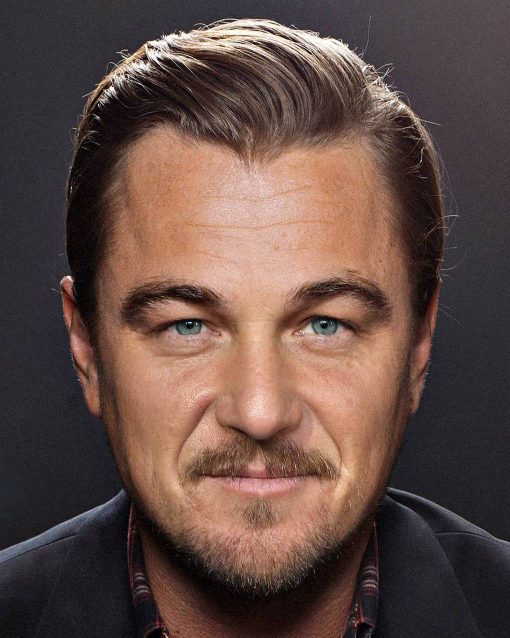
#> input picture images/face.jpg, 1020 x 1275 px (shown at 1/2 size)
$ python Lesson5.py
#> lines starting #> are read from the running program, lines starting #| are printed output that depends on the picture
#Цветовые форматы(HSV, LAB)
import cv2
import numpy as np

img = cv2.imread('images/face.jpg')
#> img is the input picture: shape (1275, 1020, 3); mean B, G, R 69.2, 75.6, 98.2
img = cv2.resize(img, (img.shape[1] // 2, img.shape[0] // 2))
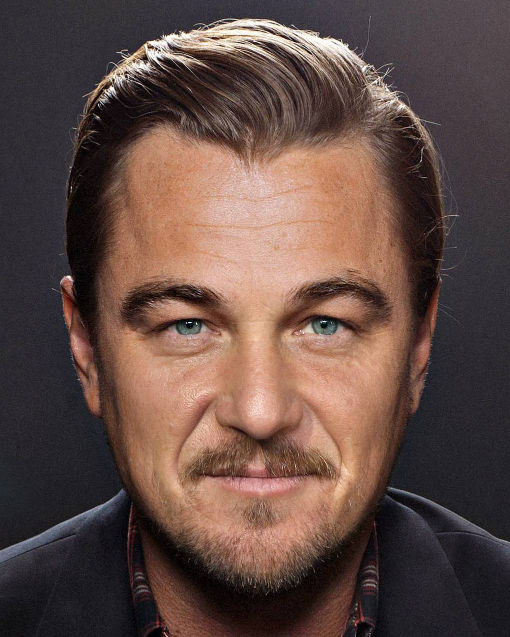
#> img: shape (637, 510, 3); mean B, G, R 69.1, 75.5, 98.1

#img = cv2.cvtColor(img, cv2.COLOR_BGR2HSV)
img = cv2.cvtColor(img, cv2.COLOR_BGR2LAB)
#> img: shape (637, 510, 3); mean of channels 0, 1, 2 84.7, 136.5, 134.9
img = cv2.cvtColor(img, cv2.COLOR_LAB2LBGR)
#> img: shape (637, 510, 3); mean of channels 0, 1, 2 21.6, 28.3, 51.1
img = cv2.cvtColor(img, cv2.COLOR_BGR2RGB)
#> img: shape (637, 510, 3); mean of channels 0, 1, 2 51.1, 28.3, 21.6

r, g, b = cv2.split(img)#Разбивает картинку по слоям
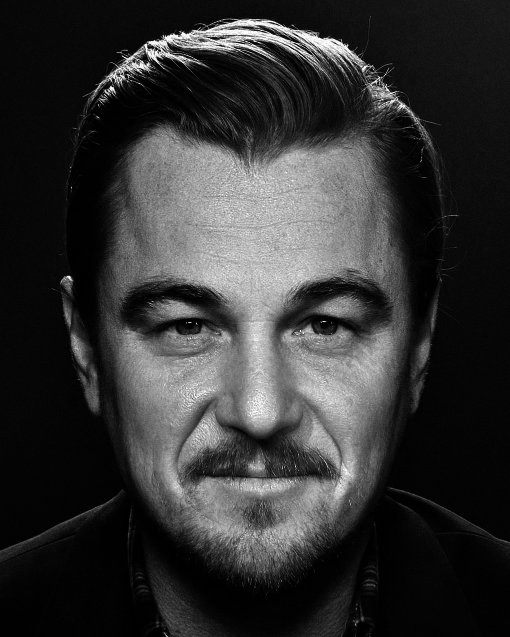
#> r: shape (637, 510); min 0, max 254, mean 51.1
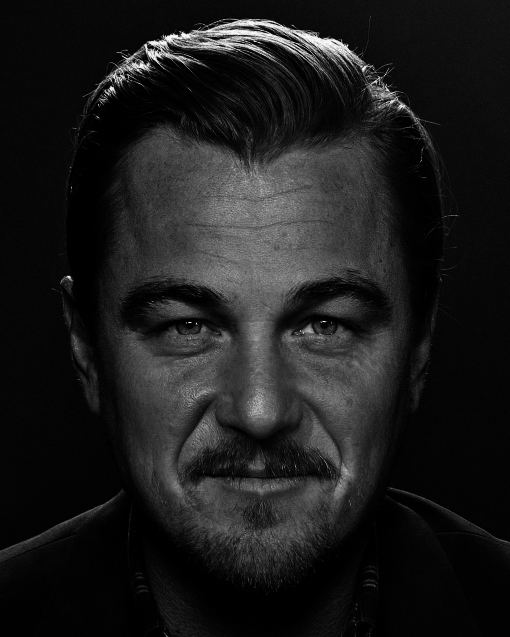
#> g: shape (637, 510); min 0, max 254, mean 28.3
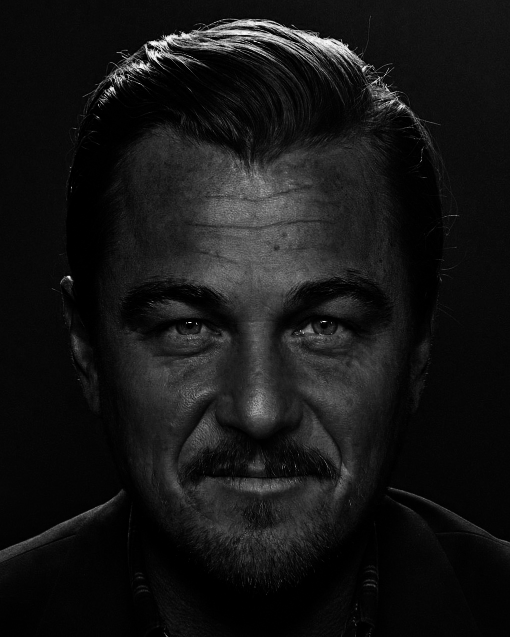
#> b: shape (637, 510); min 0, max 254, mean 21.6

img = cv2.merge([r, g , b])#Соединили слои

cv2.imshow('res', img)
cv2.waitKey(0)

$ run again, with images/cars2.jpg copied over images/face.jpg
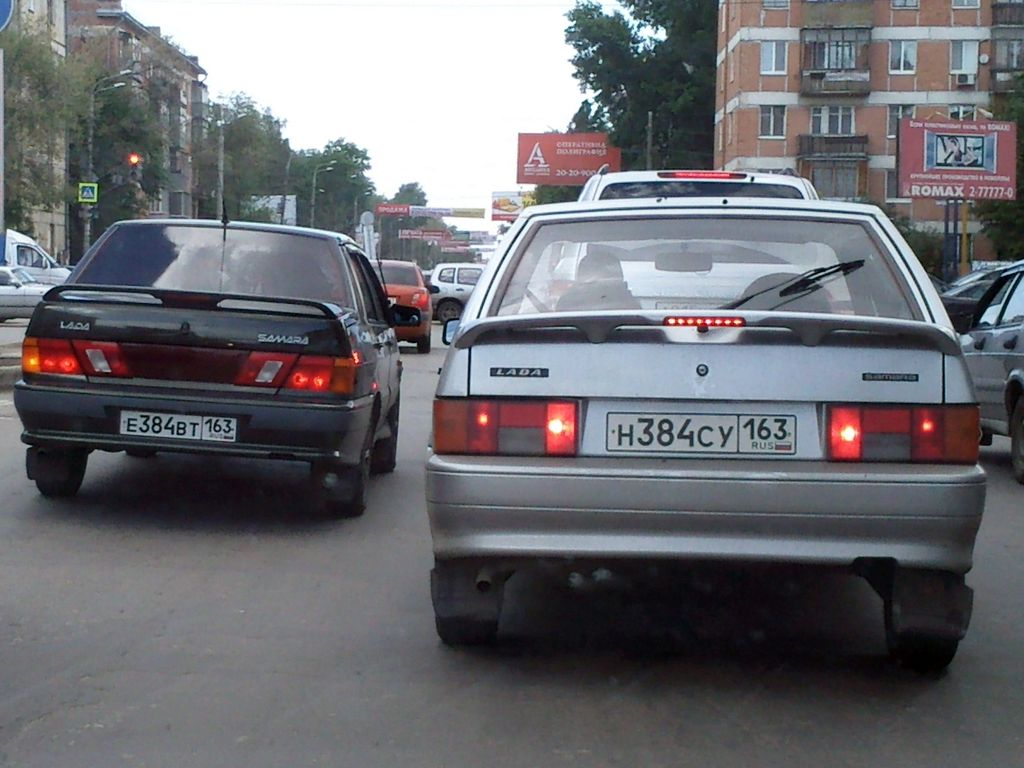
#> input picture images/cars2.jpg, 1024 x 768 px
#> img is the input picture: shape (768, 1024, 3); mean B, G, R 113.4, 108.4, 108
#> `r, g, b = cv2.split(img)#Разбивает картинку по слоям`:
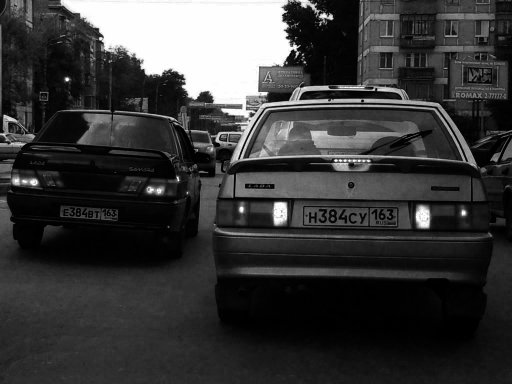
#> r: shape (384, 512); min 0, max 254, mean 56.3
#> `r, g, b = cv2.split(img)#Разбивает картинку по слоям`:
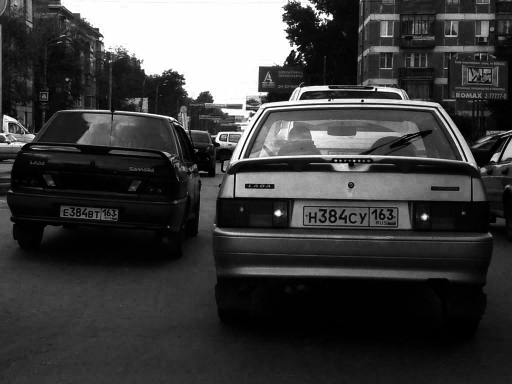
#> b: shape (384, 512); min 0, max 254, mean 62

$ run again, with images/cars4.jpg copied over images/face.jpg
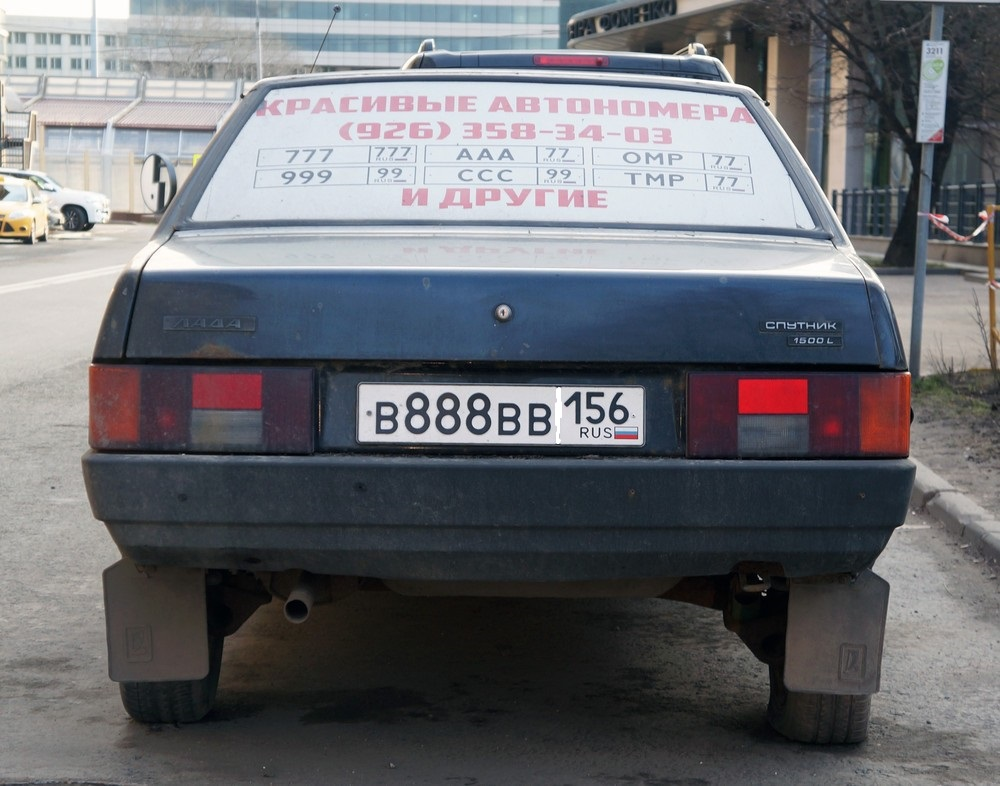
#> input picture images/cars4.jpg, 1000 x 786 px
#> img is the input picture: shape (786, 1000, 3); mean B, G, R 111.4, 106.4, 104.8
#> `r, g, b = cv2.split(img)#Разбивает картинку по слоям`:
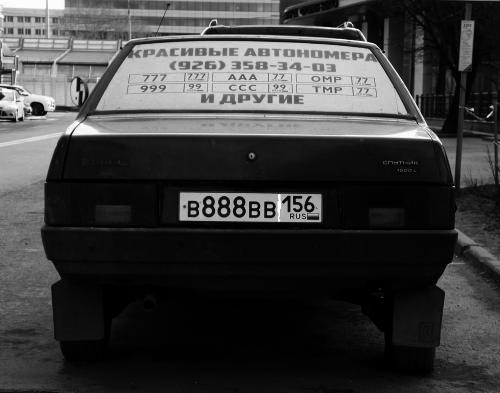
#> g: shape (393, 500); min 0, max 254, mean 59.7
#> `r, g, b = cv2.split(img)#Разбивает картинку по слоям`:
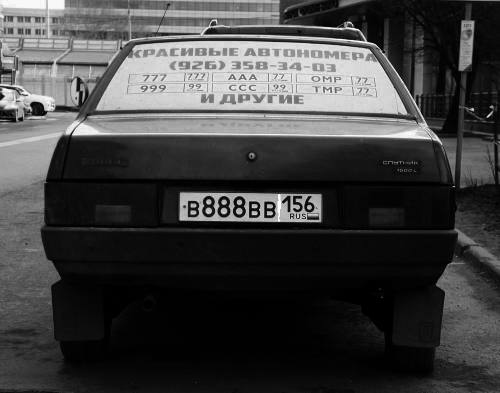
#> b: shape (393, 500); min 0, max 254, mean 63.6
